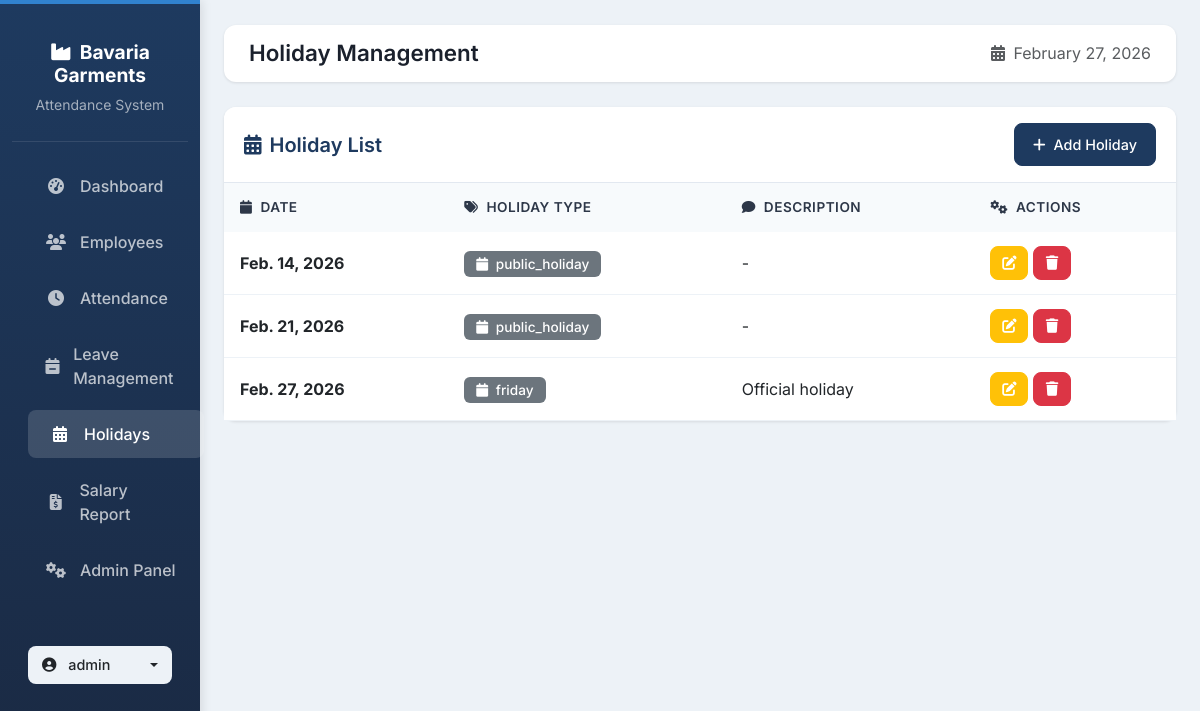
Screenshot of /holidays/ (signed in) with the database file from the repository.
### apps/accounts/models.py (models this page shows, shortened)
class User(AbstractUser):
    ROLE_CHOICES = (
        ('admin', 'Admin'),
        ('hr', 'HR'),
        ('viewer', 'Viewer'),
    )
    role = models.CharField(max_length=20, choices=ROLE_CHOICES, default='viewer')
    phone = models.CharField(max_length=20, blank=True)
    address = models.TextField(blank=True)
    profile_picture = models.ImageField(upload_to='profiles/', blank=True, null=True)
    created_at = models.DateTimeField(auto_now_add=True)
    updated_at = models.DateTimeField(auto_now=True)
    class Meta:
        db_table = 'users'
        verbose_name = _('user')
        verbose_name_plural = _('users')
        ordering = ['-date_joined']
    @property
    def is_admin(self):
        return self.role == 'admin' or self.is_superuser

### apps/holidays/models.py (models this page shows, shortened)
class Holiday(models.Model):
    HOLIDAY_TYPE_CHOICES = (
        ('friday', 'Friday'),
        ('public_holiday', 'Public Holiday'),
        ('religion_day', 'Religion Day'),
        ('company_off', 'Company Off'),
    )
    date = models.DateField(unique=True)
    holiday_type = models.CharField(max_length=20, choices=HOLIDAY_TYPE_CHOICES)
    name = models.CharField(max_length=200, blank=True)
    description = models.TextField(blank=True)
    is_recurring = models.BooleanField(default=False)
    created_at = models.DateTimeField(auto_now_add=True)
    updated_at = models.DateTimeField(auto_now=True)
    class Meta:
        db_table = 'holidays'
        verbose_name = 'Holiday'
        verbose_name_plural = 'Holidays'
        ordering = ['date']
        indexes = [
            models.Index(fields=['date']),
            models.Index(fields=['holiday_type']),
        ]

### apps/holidays/views.py (the view)
# urls.py: path('', views.HolidayListView.as_view(), name='holiday_list'),
class HolidayListView(LoginRequiredMixin, ListView):
    model = Holiday
    template_name = 'holidays/holiday_list.html'
    context_object_name = 'holidays'
    paginate_by = 15
    def get_queryset(self):
        queryset = Holiday.objects.all()
        holiday_type = self.request.GET.get('holiday_type')
        year = self.request.GET.get('year')
        month = self.request.GET.get('month')
        if holiday_type:
            queryset = queryset.filter(holiday_type=holiday_type)
        if year:
            queryset = queryset.filter(date__year=year)
        if month:
            queryset = queryset.filter(date__month=month)
        return queryset.order_by('date')
    def get_context_data(self, **kwargs):
        context = super().get_context_data(**kwargs)
        context['filter_form'] = HolidayFilterForm(self.request.GET)
        return context

### templates/holidays/holiday_list.html (shortened to what this page needs)
{% extends 'base.html' %}
{% block page_title %}Holiday Management{% endblock %}
{% block content %}
<div class="card">
    <div class="card-header bg-white d-flex justify-content-between align-items-center">
        <h5 class="mb-0 header-text"><i class="fas fa-calendar-alt me-2"></i>Holiday List</h5>
        {% if user.is_admin or user.is_hr %}
        <a href="{% url 'holidays:holiday_create' %}" class="btn btn-primary">
            <i class="fas fa-plus me-2"></i>Add Holiday
        </a>
        {% endif %}
    </div>
    <div class="card-body p-0">
        <div class="table-responsive">
            <table class="table table-hover mb-0">
                <thead>
                    <tr>
                        <th><i class="fas fa-calendar me-2"></i>Date</th>
                        <th><i class="fas fa-tags me-2"></i>Holiday Type</th>
                        <th><i class="fas fa-comment me-2"></i>Description</th>
                        {% if user.is_admin or user.is_hr %}
                        <th><i class="fas fa-cogs me-2"></i>Actions</th>
                        {% endif %}
                    </tr>
                </thead>
                <tbody>
                    {% for holiday in holidays %}
                    <tr>
                        <td><span class="fw-bold">{{ holiday.date }}</span></td>
                        <td>
                            {% if holiday.holiday_type == 'Friday' %}
                            <span class="holiday-badge bg-warning text-dark">
                                <i class="fas fa-pray me-1"></i> Friday
                            </span>
                            {% elif holiday.holiday_type == 'Public Holiday' %}
                            <span class="holiday-badge bg-danger text-white">
                                <i class="fas fa-flag me-1"></i> Public Holiday
                            </span>
                            {% elif holiday.holiday_type == 'Religion Day' %}
                            <span class="holiday-badge bg-info text-white">
                                <i class="fas fa-mosque me-1"></i> Religion Day
                            </span>
                            {% elif holiday.holiday_type == 'Company Off' %}
                            <span class="holiday-badge bg-success text-white">
                                <i class="fas fa-building me-1"></i> Company Off
                            </span>
                            {% else %}
                            <span class="holiday-badge bg-secondary text-white">
                                <i class="fas fa-calendar me-1"></i> {{ holiday.holiday_type }}
                            </span>
                            {% endif %}
                        </td>
                        <td>{{ holiday.description|default:"-" }}</td>
                        {% if user.is_admin or user.is_hr %}
                        <td>
                            <a href="{% url 'holidays:holiday_update' holiday.pk %}" class="btn action-btn btn-warning text-white" title="Edit">
                                <i class="fas fa-edit"></i>
                            </a>
                            <a href="{% url 'holidays:holiday_delete' holiday.pk %}" class="btn action-btn btn-danger text-white" title="Delete">
                                <i class="fas fa-trash"></i>
                            </a>
                        </td>
                        {% endif %}
                    </tr>
                    {% endfor %}
                </tbody>
            </table>
        </div>
    </div>
</div>
{% endblock %}

### templates/base.html (shortened to what this page needs)
{% load static %}
<!DOCTYPE html>
<html lang="en">
<head>
    <link href="https://cdn.jsdelivr.net/npm/bootstrap@5.3.0/dist/css/bootstrap.min.css" rel="stylesheet">
    <link href="https://cdnjs.cloudflare.com/ajax/libs/font-awesome/6.4.0/css/all.min.css" rel="stylesheet">
</head>
<body>
    <div class="container-fluid">
        <div class="row">
            {% if user.is_authenticated %}
            <nav class="col-md-3 col-lg-2 d-md-block sidebar collapse show">
                <div class="position-sticky pt-3">
                    <div class="brand-section">
                        <h4><i class="fas fa-industry me-2"></i>Bavaria Garments</h4>
                        <small style="color: rgba(255,255,255,0.6);">Attendance System</small>
                    </div>
                    <ul class="nav flex-column mt-3">
                        <li class="nav-item">
                            <a href="{% url 'dashboard:dashboard' %}" class="{% if request.resolver_match.url_name == 'dashboard' %}active{% endif %}">
                                <i class="fas fa-tachometer-alt"></i> Dashboard
                            </a>
                        </li>
                        {% if user.is_admin or user.is_hr %}
                        <li class="nav-item">
                            <a href="{% url 'employees:employee_list' %}" class="{% if 'employees' in request.path %}active{% endif %}">
                                <i class="fas fa-users"></i> Employees
                            </a>
                        </li>
                        <li class="nav-item">
                            <a href="{% url 'attendance:attendance_list' %}" class="{% if 'attendance' in request.path %}active{% endif %}">
                                <i class="fas fa-clock"></i> Attendance
                            </a>
                        </li>
                        <li class="nav-item">
                            <a href="{% url 'leave:leave_list' %}" class="{% if 'leave' in request.path %}active{% endif %}">
                                <i class="fas fa-calendar-minus"></i> Leave Management
                            </a>
                        </li>
                        <li class="nav-item">
                            <a href="{% url 'holidays:holiday_list' %}" class="{% if 'holidays' in request.path %}active{% endif %}">
                                <i class="fas fa-calendar-alt"></i> Holidays
                            </a>
                        </li>
                        {% endif %}
                        <li class="nav-item">
                            <a href="{% url 'dashboard:salary_report' %}" class="{% if 'salary' in request.path %}active{% endif %}">
                                <i class="fas fa-file-invoice-dollar"></i> Salary Report
                            </a>
                        </li>
                        {% if user.is_admin %}
                        <li class="nav-item">
                            <a href="/admin" target="_blank">
                                <i class="fas fa-cogs"></i> Admin Panel
                            </a>
                        </li>
                        {% endif %}
                    </ul>
                    <div class="mt-4 px-3">
                        <div class="dropdown">
                            <button class="btn user-dropdown dropdown-toggle w-100 d-flex align-items-center justify-content-between" type="button" data-bs-toggle="dropdown">
                                <span><i class="fas fa-user-circle me-2"></i> {{ user.username }}</span>
                            </button>
                        </div>
                    </div>
                </div>
            </nav>
            {% endif %}
            <main class="col-md-9 ms-sm-auto col-lg-10 px-md-4 main-content">
                {% if user.is_authenticated %}
                <nav class="modern-navbar d-flex justify-content-between align-items-center">
                    <div class="d-flex align-items-center">
                        <h1 class="page-title">{% block page_title %}Dashboard{% endblock %}</h1>
                    </div>
                    <div class="d-flex align-items-center">
                        <span class="text-muted">
                            <i class="fas fa-calendar-alt me-1"></i> {% now "F j, Y" %}
                        </span>
                    </div>
                </nav>
                {% endif %}
                {% block content %}{% endblock %}
            </main>
        </div>
    </div>
</body>
</html>

### templates/base.html (style rules this page uses)
:root { --primary-color: #1e3a5f; --primary-light: #2c5282; --primary-dark: #1a2942; --secondary-color: #4a5568; --accent-color: #3182ce; --success-color: #38a169; --danger-color: #e53e3e; --warning-color: #d69e2e; --info-color: #3182ce; --white: #ffffff; --gray-50: #f7fafc; --gray-100: #edf2f7; --gray-200: #e2e8f0; --gray-300: #cbd5e0; --gray-400: #a0aec0; --gray-500: #718096; --gray-600: #4a5568; --gray-700: #2d3748; --gray-800: #1a202c; --gray-900: #171923; }
* { font-family: 'Inter', sans-serif; }
body { font-family: 'Inter', sans-serif; background-color: var(--gray-100); color: var(--gray-800); }
.sidebar { min-height: 100vh; background: linear-gradient(180deg, var(--primary-color) 0%, var(--primary-dark) 100%); color: white; box-shadow: 2px 0 10px rgba(0,0,0,0.1); position: fixed; left: 0; top: 0; z-index: 1000; }
.sidebar::before { content: ''; position: absolute; top: 0; left: 0; right: 0; height: 4px; background: var(--accent-color); }
.sidebar .brand-section { padding: 25px 20px; text-align: center; border-bottom: 1px solid rgba(255,255,255,0.1); }
.sidebar .brand-section h4 { font-weight: 700; font-size: 1.2rem; margin-bottom: 5px; color: white; }
.sidebar a { color: rgba(255,255,255,0.7); text-decoration: none; padding: 12px 20px; display: flex; align-items: center; border-radius: 8px; margin: 4px 12px; transition: all 0.2s ease; font-weight: 500; }
.sidebar a:hover, .sidebar a.active { background: rgba(255,255,255,0.15); color: white; transform: translateX(4px); }
.sidebar a i { width: 24px; text-align: center; margin-right: 12px; font-size: 1rem; }
.main-content { padding: 25px; margin-left: 240px; min-height: 100vh; }
.modern-navbar { background: var(--white); border-radius: 12px; box-shadow: 0 1px 3px rgba(0,0,0,0.1); padding: 15px 25px; margin-bottom: 25px; }
.page-title { font-size: 1.4rem; font-weight: 600; color: var(--gray-800); margin: 0; }
.card { border: none; border-radius: 12px; box-shadow: 0 1px 3px rgba(0,0,0,0.1); margin-bottom: 24px; background: var(--white); }
.card-header { background: var(--white); border-bottom: 1px solid var(--gray-200); font-weight: 600; padding: 16px 20px; border-radius: 12px 12px 0 0 !important; }
.card-body { padding: 20px; }
.table { margin-bottom: 0; }
.table thead th { background: var(--gray-50); color: var(--gray-700); font-weight: 600; padding: 14px 16px; border: none; font-size: 0.85rem; text-transform: uppercase; letter-spacing: 0.5px; }
.table tbody tr { transition: background 0.2s ease; }
.table td { padding: 14px 16px; vertical-align: middle; border-bottom: 1px solid var(--gray-100); }
.btn { border-radius: 8px; padding: 10px 18px; font-weight: 500; transition: all 0.2s ease; font-size: 0.9rem; }
.btn-primary { background: var(--primary-color); border-color: var(--primary-color); }
.user-dropdown { background: var(--gray-100); border-radius: 8px; padding: 8px 14px; border: none; }
.header-text { color: var(--primary-color); font-weight: 600; }

### templates/holidays/holiday_list.html (style rules this page uses)
.header-text { color: #1e3a5f; font-weight: 600; }
.holiday-badge { padding: 5px 12px; border-radius: 6px; font-weight: 500; font-size: 0.85rem; }
.action-btn { width: 34px; height: 34px; border-radius: 8px; display: inline-flex; align-items: center; justify-content: center; transition: all 0.2s ease; }

### rows the page displays
User: username "admin"
Holiday: date "Feb. 14, 2026", holiday_type "public_holiday", description "-"
Holiday: date "Feb. 21, 2026", holiday_type "public_holiday", description "-"
Holiday: date "Feb. 27, 2026", holiday_type "friday", description "Official holiday"
